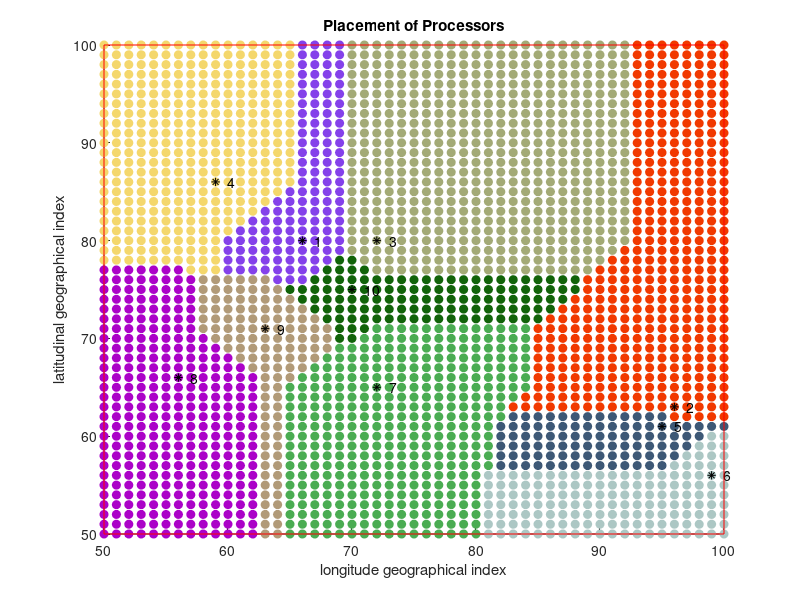

MATLAB code to generate this figure:
%%
%draw 50 * 50 point in the plane
clc
addpath(genpath('D:\Dropbox\Prelim_Defense\simulation\lib'));
%init the grid and seed info
size = 50;
%setup the location of seed
numseed = 10;

mcolor = rand(numseed,3);
pos = randi([1,size],numseed,2);

pos = [16    30
    46    13
    22    30
    9    36
    45    11
    49     6
    22    15
    6    16
    13    21
    20    25];

pos(:,1)= pos(:,1)+50;
pos(:,2) = pos(:,2) + 50;

mcolor = [
    0.5181    0.2548    0.9160
    0.9436    0.2240    0.0012
    0.6377    0.6678    0.4624
    0.9577    0.8444    0.4243
    0.2407    0.3445    0.4609
    0.6761    0.7805    0.7702
    0.2891    0.6753    0.3225
    0.6718    0.0067    0.7847
    0.6951    0.6022    0.4714
    0.0680    0.3868    0.0358
    ];

neighbor = zeros(numseed,2*size);
maxv = zeros(numseed,1);

%%
%manhattan distance
figure
hold on

for i = 50+0:50+size
    for j = 50+0:50+size
        dis = [];
        
        for k = 1:numseed
            tmp = abs(i - pos(k,1)) + abs(j - pos(k,2));
            dis = [dis, tmp];
        end
        
        [minv,index] = min(dis);
        
        if minv > 0
            
            neighbor(index,minv) = neighbor(index,minv) + 1;
            
            maxv(index) = max(maxv(index),minv);
            
        end
        
        plot(i,j,'o','MarkerEdgeColor',[mcolor(index,:)],'MarkerFaceColor',[mcolor(index,:)]);
        
    end
end
%%
%show the seed position
for k = 1:numseed
    plot(pos(k,1),pos(k,2),'k*');
    txt = num2str(k);
    text(pos(k,1)+ 1,pos(k,2),txt);
end
%%
X = [50 100 100 50 50 ]';
Y = [50 50 100 100 50 ]';

plot(X,Y,'r-');
xlabel('longitude geographical index');
ylabel('latitudinal geographical index');
title('Placement of Processors');

hold off
